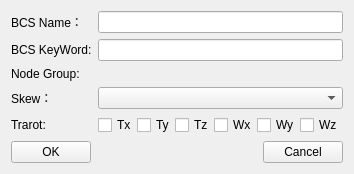
<?xml version="1.0" encoding="UTF-8"?>
<ui version="4.0">
 <class>GUIBCSDialog</class>
 <widget class="QWidget" name="GUIBCSDialog">
  <property name="geometry">
   <rect>
    <x>0</x>
    <y>0</y>
    <width>337</width>
    <height>173</height>
   </rect>
  </property>
  <property name="windowTitle">
   <string/>
  </property>
  <layout class="QGridLayout" name="gridLayout">
   <item row="2" column="0">
    <widget class="QLabel" name="label_7">
     <property name="text">
      <string>Node Group:</string>
     </property>
    </widget>
   </item>
   <item row="4" column="2">
    <layout class="QHBoxLayout" name="horizontalLayout_3">
     <property name="spacing">
      <number>0</number>
     </property>
     <item>
      <widget class="QCheckBox" name="checkBox_Tx">
       <property name="text">
        <string>Tx</string>
       </property>
      </widget>
     </item>
     <item>
      <widget class="QCheckBox" name="checkBox_Ty">
       <property name="text">
        <string>Ty</string>
       </property>
      </widget>
     </item>
     <item>
      <widget class="QCheckBox" name="checkBox_Tz">
       <property name="text">
        <string>Tz</string>
       </property>
      </widget>
     </item>
     <item>
      <widget class="QCheckBox" name="checkBox_Wx">
       <property name="text">
        <string>Wx</string>
       </property>
      </widget>
     </item>
     <item>
      <widget class="QCheckBox" name="checkBox_Wy">
       <property name="text">
        <string>Wy</string>
       </property>
      </widget>
     </item>
     <item>
      <widget class="QCheckBox" name="checkBox_Wz">
       <property name="text">
        <string>Wz</string>
       </property>
      </widget>
     </item>
    </layout>
   </item>
   <item row="0" column="2">
    <widget class="QLineEdit" name="lineEdit_name">
     <property name="minimumSize">
      <size>
       <width>120</width>
       <height>0</height>
      </size>
     </property>
    </widget>
   </item>
   <item row="2" column="2">
    <layout class="QHBoxLayout" name="horizontalLayout"/>
   </item>
   <item row="6" column="0" colspan="3">
    <layout class="QHBoxLayout" name="horizontalLayout_2">
     <item>
      <widget class="QPushButton" name="pushButtonOK">
       <property name="text">
        <string>OK</string>
       </property>
      </widget>
     </item>
     <item>
      <spacer name="horizontalSpacer_3">
       <property name="orientation">
        <enum>Qt::Horizontal</enum>
       </property>
       <property name="sizeHint" stdset="0">
        <size>
         <width>40</width>
         <height>20</height>
        </size>
       </property>
      </spacer>
     </item>
     <item>
      <widget class="QPushButton" name="pushButtonCancel">
       <property name="text">
        <string>Cancel</string>
       </property>
      </widget>
     </item>
    </layout>
   </item>
   <item row="4" column="0" colspan="2">
    <widget class="QLabel" name="label">
     <property name="text">
      <string>Trarot:</string>
     </property>
    </widget>
   </item>
   <item row="1" column="0" colspan="2">
    <widget class="QLabel" name="label_matID_2">
     <property name="text">
      <string>BCS KeyWord:</string>
     </property>
    </widget>
   </item>
   <item row="0" column="0">
    <widget class="QLabel" name="label_name">
     <property name="text">
      <string>BCS Name：</string>
     </property>
    </widget>
   </item>
   <item row="1" column="2">
    <widget class="QLineEdit" name="lineEdit_keyword">
     <property name="text">
      <string/>
     </property>
     <property name="readOnly">
      <bool>true</bool>
     </property>
    </widget>
   </item>
   <item row="3" column="0">
    <widget class="QLabel" name="label_8">
     <property name="text">
      <string>Skew：</string>
     </property>
    </widget>
   </item>
   <item row="3" column="2">
    <widget class="QComboBox" name="comboBox_Skew"/>
   </item>
  </layout>
 </widget>
 <resources/>
 <connections/>
</ui>
